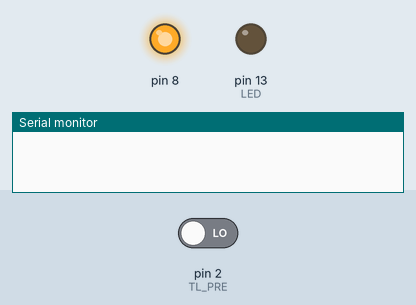
Bench run of a sketch on a simulated Arduino Uno, built with avr-gcc and run on an emulated ATmega328P. Shown: output pins drawn as LEDs (lit = HIGH), the last lines printed to the serial monitor. The test bench sets the inputs (shaded band); at power-on: pin 2 (TL_PRE) LOW.

Above: at 1.2 s.
1.3 s: pin 2 (TL_PRE) driven HIGH
At 1.9 s:
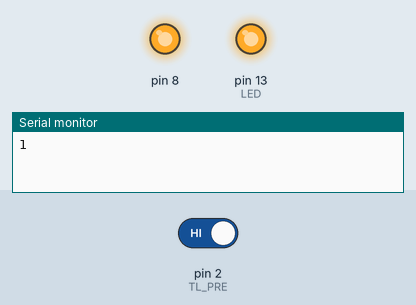
2.8 s: pin 2 (TL_PRE) driven LOW
At 4.2 s:
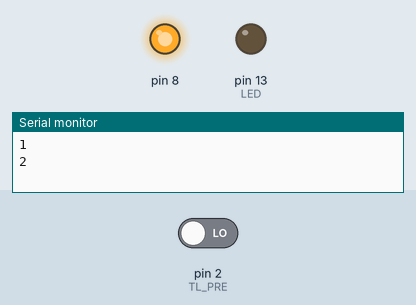
Timing chart, 0 to 5.8 s (numbered marks = the images above; inputs shaded):
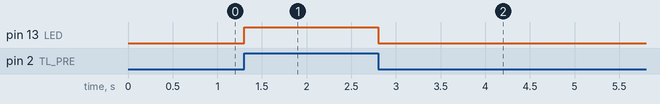

Measured:
- after the input at 1.3 s, pin 13 (LED): LOW → HIGH at once
- after the input at 2.8 s, pin 13 (LED): HIGH → LOW at once

The sketch:

brezen26.ino
```cpp
/*
Clock Select Bits (CS12, CS11, CS10) - Timer Prescaler Settings:

CS12 | CS11 | CS10 | Prescaler / Clock Source
0    |  0   |  0   | No clock (Timer Stopped)
0    |  0   |  1   | No prescaler (Direct Clock)
0    |  1   |  0   | Prescaler = 8
0    |  1   |  1   | Prescaler = 64
1    |  0   |  0   | Prescaler = 256
1    |  0   |  1   | Prescaler = 1024
1    |  1   |  0   | External clock (falling edge)
1    |  1   |  1   | External clock (rising edge)

Waveform Generation Mode (WGM12, WGM11, WGM10) - Timer Mode Settings:

WGM12 | WGM11 | WGM10 | Mode                       | Description
0     |  0    |  0    | Normal                     | Timer counts up to MAX
0     |  0    |  1    | PWM, Phase Correct 8-bit   | PWM with phase-correct behavior
0     |  1    |  0    | PWM, Phase Correct 9-bit   |
0     |  1    |  1    | PWM, Phase Correct 10-bit  |
1     |  0    |  0    | CTC (Clear Timer on Compare Match) | Timer resets at OCR1A match
1     |  0    |  1    | Fast PWM 8-bit             |
1     |  1    |  0    | Fast PWM 9-bit             |
1     |  1    |  1    | Fast PWM 10-bit            |
*/

const byte LED = 13;
const byte TL_PRE = 2;
unsigned long hodnota;

void preruseni() {
  volatile static unsigned long last_interrupt_time = 0;
  unsigned long interrupt_time = millis();
  if (interrupt_time - last_interrupt_time > 50) {
    digitalWrite(LED, !digitalRead(LED));
    Serial.println(++hodnota);
  }
  last_interrupt_time = interrupt_time;
}

void setup() {
  Serial.begin(9600);
  pinMode(LED, OUTPUT);
  digitalWrite(LED, 0);
  attachInterrupt(digitalPinToInterrupt(TL_PRE), &preruseni, CHANGE);
  pinMode(8, OUTPUT);
  digitalWrite(8, 1);

  // Nastavení časovače/čítače 1
  TCCR1A = 0; // Nastavíme že čítač jde od 0
  TCCR1B = 0; // Nulování módu čítače
  TCCR1B |= (1 << WGM12); // Nastavení CTC módu -> if (a == b) {}
  // Nastavení frekvence
  // Frekvence arduina je 16 MHz
  // Výsledná frekvence (16 MHz / prescaler)
  // Příklad chceme předděličku 1024
  TCCR1B |= ((1 << CS12) | (1 << CS10)); // Nastavujeme předděličku
  OCR1A = 15625; // Nastavení hodnoty kdy dojde k přerušení
  TIMSK1 = (1 << OCIE1A); // Zapnutí Timer1/čítač1 porovnávání
  sei(); // Zapnutí globáních čítačů a interruptů
}

// Definujeme si pomocnou proměnnou
volatile unsigned long g_counter = 0;
// Definice funkce přerušení
ISR(TIMER1_COMPA_vect) {
    g_counter++; // add g_counter, 1
}

void loop() {
  if (g_counter >= 10) {
    Serial.println("10 seconds elapsed!");
    g_counter = 0;
  }
}
```
